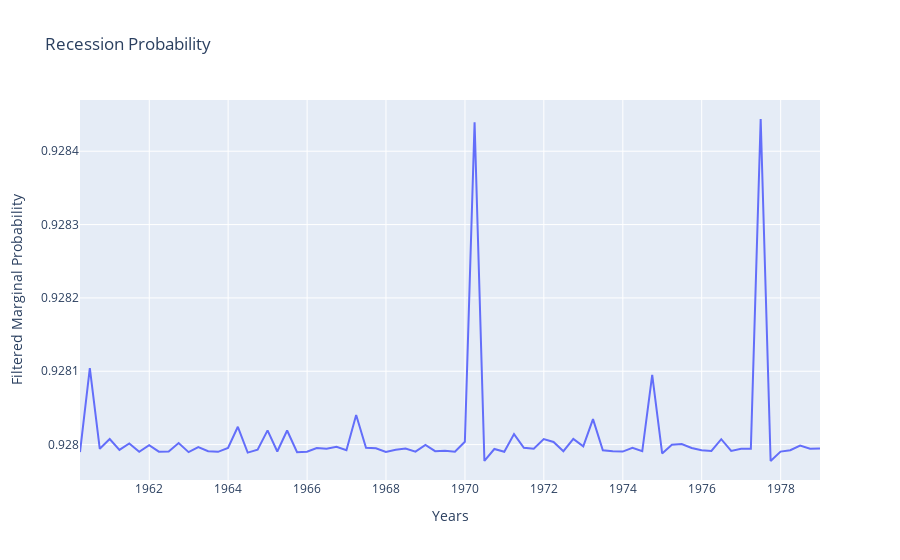
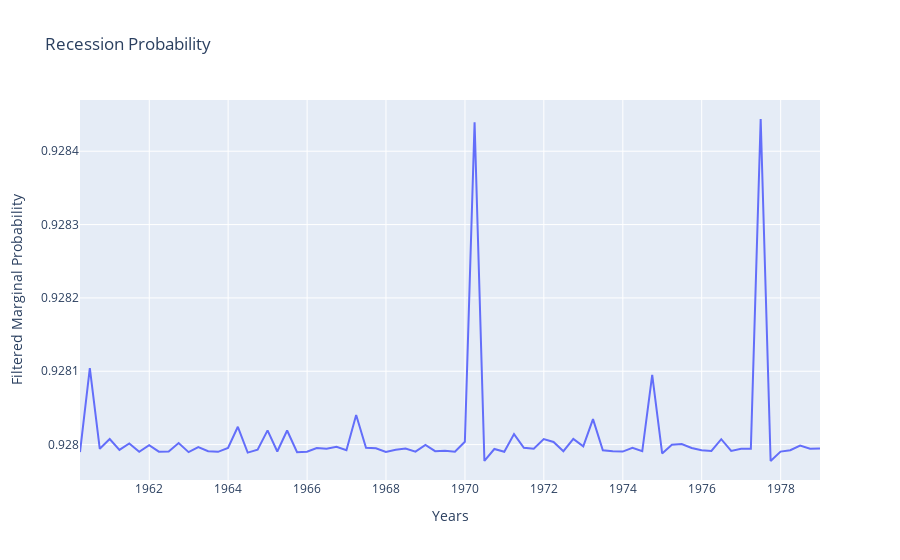

Notebook cell for these charts, in order:
### Code cell
layout1 = go.Layout(
    title = 'Recession Probability', # Graph title
    xaxis = dict(title = 'Years'), # x-axis label
    yaxis = dict(title = 'Filtered Marginal Probability'), # y-axis label
)
fig1 =  go.Figure(layout=layout1)

fig1.add_trace(
    go.Scatter(y=gdp_train_only_model_res.filtered_marginal_probabilities[1],
               x=gdp_train_only.index,
               mode="lines",
   ))
fig1.show()
